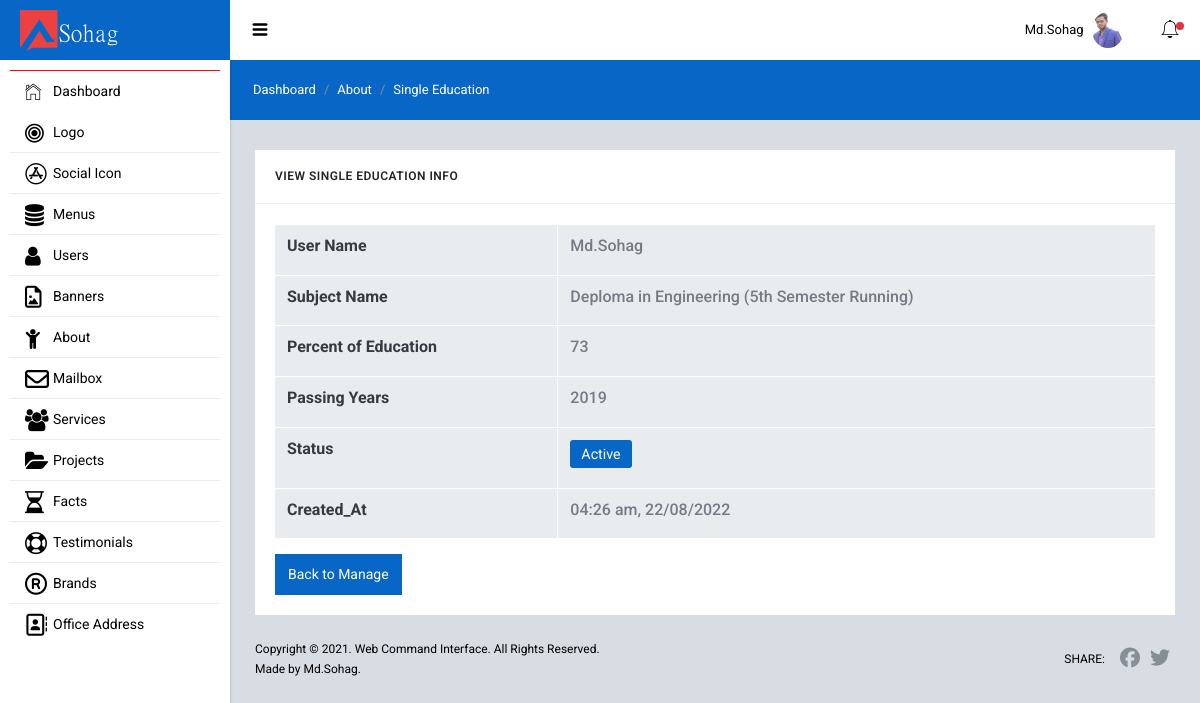
Page /admin/about/education/education_view.php?id=18 (signed in) on the committed database.
### tables this page shows
CREATE TABLE `users` (
  `id` int(11) NOT NULL,
  `name` varchar(150) NOT NULL,
  `email` varchar(150) NOT NULL,
  `password` varchar(255) NOT NULL,
  `user_role` int(11) NOT NULL DEFAULT 4,
  `status` int(11) NOT NULL DEFAULT 0,
  `profile_image` varchar(255) DEFAULT NULL,
  `created_at` varchar(200) NOT NULL
);

CREATE TABLE `educations` (
  `id` int(11) NOT NULL,
  `subject` varchar(200) NOT NULL,
  `percent` int(11) NOT NULL,
  `years` int(11) NOT NULL,
  `status` int(11) NOT NULL DEFAULT 0,
  `user_id` int(11) NOT NULL,
  `created_at` varchar(200) NOT NULL
);

### admin/about/education/education_view.php (the view)
<?php
    require "../../backend_includes/header.php";
    $user_id               = $_GET['id'];
    $view_single_edu       = "SELECT * FROM educations WHERE id=$user_id";
    $view_single_edu_query = mysqli_query($db, $view_single_edu);
    $single_edu_value      = mysqli_fetch_assoc($view_single_edu_query);
    $check_edu_data        = mysqli_num_rows($view_single_edu_query);
    $date_convert       = strtotime($single_edu_value['created_at']);
    $date               = date("h:i a, d/m/Y",$date_convert);
    $id              = $single_edu_value['user_id'];
    $user_name       = "SELECT * FROM users WHERE id=$id";
    $user_name_query = mysqli_query($db, $user_name);
    $user_value      = mysqli_fetch_assoc($user_name_query);
?>
    <div class="sl-mainpanel">
      <nav class="breadcrumb sl-breadcrumb">
        <a class="breadcrumb-item" href="/sohag/admin/dashboard.php">Dashboard</a>
        <a class="breadcrumb-item" href="/sohag/admin/about/education/index.php">About</a>
        <span class="breadcrumb-item active">Single Education</span>
      </nav>
      <div class="sl-pagebody">
        <?php if ($check_edu_data == 0) : ?>
            <?php header("Location: index.php"); ?>
        <?php else : ?>
            <div class="row row-sm mg-t-5">
                <div class="col-lg-12 mg-t-20 mg-lg-t-0">
                    <div class="card">
                        <div class="card-header pd-20 bg-transparent bd-b bd-gray-200">
                            <h6 class="card-title tx-uppercase tx-12 mg-b-0">View Single Education info</h6>
                        </div>
                        <div class="card-body bd-color-gray-lighter rounded-bottom">
                            <div class="dashbord-content">
                                <div class="table-responsive">
                                    <table class="table table-hover table-bordered mg-b-0">
                                        <tbody>
                                            <tr>
                                                <th scope="col"> <h6 class="text-black"> <strong> User Name</strong></h6></th>
                                                <td> <h6 class="text-black"><?= $user_value ['name']; ?></h6></td>
                                            </tr>
                                            <tr>
                                                <th scope="col"> <h6 class="text-black"> <strong> Subject Name</strong></h6></th>
                                                <td> <h6 class="text-black"><?= $single_edu_value['subject']; ?></h6></td>
                                            </tr>
                                            <tr>
                                                <th scope="col"> <h6 class="text-black"> <strong> Percent of Education</strong></h6></th>
                                                <td> <h6 class="text-black"><?= $single_edu_value['percent']; ?></h6></td>
                                            </tr>
                                            <tr>
                                                <th scope="col"> <h6 class="text-black"> <strong> Passing Years</strong></h6></th>
                                                <td> <h6 class="text-black"><?= $single_edu_value['years']; ?></h6></td>
                                            </tr>
                                            <tr>
                                                <th scope="col"> <h6 class="text-black"> <strong> Status</strong></h6></th>
                                                <td> <h6 class="text-black">
                                                    <?php if($single_edu_value['status'] == 1) : ?>
                                                        <span class="badge bg-primary">Active</span>
                                                    <?php else : ?>
                                                        <span class="badge bg-secondary">In-Active</span>
                                                    <?php endif; ?>
                                                </h6></td>
                                            </tr>
                                            <tr>
                                                <th scope="col"> <h6 class="text-black"> <strong>Created_At</strong></h6></th>
                                                <td> <h6 class="text-black"><?= $date; ?></h6></td>
                                            </tr>
                                        </tbody>
                                    </table>
                                    <a href="/sohag/admin/about/education/index.php" class="btn btn-primary mt-3">Back to Manage </a>
                                </div>
                            </div>
                        </div>
                    </div>
                </div>
            </div>
        <?php endif; ?>
      </div>
      <footer class="sl-footer">
        <div class="footer-left">
          <div class="mg-b-2">Copyright &copy; 2021. Web Command Interface. All Rights Reserved.</div>
          <div>Made by Md.Sohag.</div>
        </div>
        <div class="footer-right d-flex align-items-center">
          <span class="tx-uppercase mg-r-10">Share:</span>
          <a target="_blank" class="pd-x-5" href="https://www.facebook.com/"><i class="fa fa-facebook tx-20"></i></a>
          <a target="_blank" class="pd-x-5" href="https://twitter.com/"><i class="fa fa-twitter tx-20"></i></a>
        </div>
      </footer>
    </div>
<?php require "../../backend_includes/footer.php"; ?>

### admin/backend_includes/header.php (shortened to what this page needs)
<?php
  require "db.php";
  $login_user_id    = isset($_COOKIE['login_user']) ? $_COOKIE['login_user'] : $_SESSION['login_user_id'];
  $login_user_data  = "SELECT * FROM users WHERE id=$login_user_id";
  $login_user_query = mysqli_query($db,$login_user_data);
  $login_user_info  = mysqli_fetch_assoc($login_user_query);
?>
<!DOCTYPE html>
<html lang="en">
  <head>
    <link href="/sohag/admin/backend_assets/lib/font-awesome/css/font-awesome.css" rel="stylesheet">
    <link href="/sohag/admin/backend_assets/lib/Ionicons/css/ionicons.css" rel="stylesheet">
    <link href="/sohag/admin/backend_assets/lib/perfect-scrollbar/css/perfect-scrollbar.css" rel="stylesheet">
    <link href="/sohag/admin/backend_assets/lib/rickshaw/rickshaw.min.css" rel="stylesheet">
    <link href="/sohag/admin/backend_assets/lib/medium-editor/medium-editor.css" rel="stylesheet">
    <link href="/sohag/admin/backend_assets/lib/medium-editor/default.css" rel="stylesheet">
    <link href="/sohag/admin/backend_assets/lib/summernote/summernote-bs4.css" rel="stylesheet">
    <link rel="stylesheet" href="/sohag/admin/backend_assets/css/starlight.css">
    <link rel="stylesheet" href="/sohag/admin/backend_assets/css/custom.css">
  </head>
  <body>
    <div class="sl-logo"><a href=""> <img width="100" src="../admin/uploads/logo/17.png" alt="Logo"></a></div>
    <div class="sl-sideleft">
      <div class="sl-sideleft-menu">
        <a href="/sohag/admin/dashboard.php" class="sl-menu-link active">
          <div class="sl-menu-item">
            <i class="menu-item-icon icon ion-ios-home-outline tx-22"></i>
            <span class="menu-item-label">Dashboard</span>
          </div>
        </a>
        <a href="#" class="sl-menu-link">
          <div class="sl-menu-item">
            <i class="menu-item-icon fa fa-bullseye tx-22"></i>
            <span class="menu-item-label">Logo</span>
            <i class="menu-item-arrow fa fa-angle-down"></i>
          </div>
        </a>
        <a href="#" class="sl-menu-link">
          <div class="sl-menu-item">
            <i class="menu-item-icon fa fa-app-store tx-22"></i>
            <span class="menu-item-label">Social Icon</span>
            <i class="menu-item-arrow fa fa-angle-down"></i>
          </div>
        </a>
        <a href="#" class="sl-menu-link">
          <div class="sl-menu-item">
            <i class="menu-item-icon fa fa-database tx-22"></i>
            <span class="menu-item-label">Menus</span>
            <i class="menu-item-arrow fa fa-angle-down"></i>
          </div>
        </a>
        <a href="#" class="sl-menu-link">
          <div class="sl-menu-item">
            <i class="menu-item-icon 	fa fa-user tx-22"></i>
            <span class="menu-item-label">Users</span>
            <i class="menu-item-arrow fa fa-angle-down"></i>
          </div>
        </a>
        <a href="#" class="sl-menu-link">
          <div class="sl-menu-item">
            <i class="menu-item-icon fa fa-file-picture-o tx-22"></i>
            <span class="menu-item-label">Banners</span>
            <i class="menu-item-arrow fa fa-angle-down"></i>
          </div>
        </a>
        <a href="#" class="sl-menu-link">
          <div class="sl-menu-item">
            <i class="menu-item-icon fa fa-child tx-22"></i>
            <span class="menu-item-label">About</span>
            <i class="menu-item-arrow fa fa-angle-down"></i>
          </div>
        </a>
        <?php if ($login_user_info['user_role'] <= 2) : ?>
          <a href="/sohag/admin/messages/index.php" class="sl-menu-link">
            <div class="sl-menu-item">
              <i class="menu-item-icon fa fa-envelope-o  tx-24"></i>
              <span class="menu-item-label">Mailbox</span>
            </div>
          </a>
        <?php endif; ?>
        <a href="#" class="sl-menu-link">
          <div class="sl-menu-item">
            <i class="menu-item-icon fa fa-group tx-22"></i>
            <span class="menu-item-label">Services</span>
            <i class="menu-item-arrow fa fa-angle-down"></i>
          </div>
        </a>
        <a href="#" class="sl-menu-link">
          <div class="sl-menu-item">
            <i class="menu-item-icon fa fa-folder-open tx-22"></i>
            <span class="menu-item-label">Projects</span>
            <i class="menu-item-arrow fa fa-angle-down"></i>
          </div>
        </a>
        <a href="#" class="sl-menu-link">
          <div class="sl-menu-item">
            <i class="menu-item-icon fa fa-hourglass-half tx-22"></i>
            <span class="menu-item-label">Facts</span>
            <i class="menu-item-arrow fa fa-angle-down"></i>
          </div>
        </a>
        <a href="#" class="sl-menu-link">
          <div class="sl-menu-item">
            <i class="menu-item-icon fa fa-life-bouy tx-22"></i>
            <span class="menu-item-label">Testimonials</span>
            <i class="menu-item-arrow fa fa-angle-down"></i>
          </div>
        </a>
        <a href="#" class="sl-menu-link">
          <div class="sl-menu-item">
            <i class="menu-item-icon fa fa-registered tx-22"></i>
            <span class="menu-item-label">Brands</span>
            <i class="menu-item-arrow fa fa-angle-down"></i>
          </div>
        </a>
        <a href="#" class="sl-menu-link">
          <div class="sl-menu-item">
            <i class="menu-item-icon fa fa-address-book-o tx-22"></i>
            <span class="menu-item-label">Office Address</span>
            <i class="menu-item-arrow fa fa-angle-down"></i>
          </div>
        </a>
      </div>
      <br>
    </div>
    <div class="sl-header">
      <div class="sl-header-left">
        <div class="navicon-left hidden-md-down"><a id="btnLeftMenu" href=""><i class="icon ion-navicon-round"></i></a></div>
      </div>
      <div class="sl-header-right">
        <nav class="nav">
          <div class="dropdown">
            <a href="" class="nav-link nav-link-profile" data-toggle="dropdown">
              <span class="logged-name"><span class="hidden-md-down"><?= $login_user_info['name']; ?></span></span>
              <?php if (!empty($login_user_info['profile_image'])) { ?>
                <img src="/sohag/admin/uploads/users/<?= $login_user_info['profile_image']; ?>" class="wd-32 rounded-circle" alt="">
              <?php } ?>
            </a>
          </div>
        </nav>
        <?php if ($login_user_info['user_role'] <= 2) : ?>
          <div class="navicon-right">
            <a id="btnRightMenu" href="" class="pos-relative">
              <i class="icon ion-ios-bell-outline"></i>
              <span class="square-8 bg-danger"></span>
            </a>
          </div>
        <?php endif; ?>
      </div>
    </div>

### rows in the picture
users: name "Md.Sohag", profile_image (picture)
educations: subject "Deploma in Engineering (5th Semester Running)", percent "73", years "2019", created_at "04:26 am, 22/08/2022"
